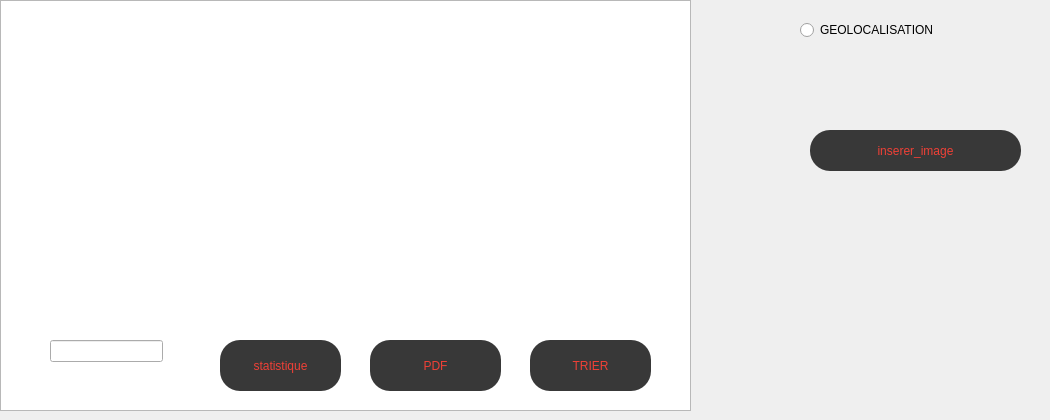
     <widget class="QWidget" name="tab_8">
      <attribute name="title">
       <string>Afficher</string>
      </attribute>
      <widget class="QTableView" name="tab_employe">
       <property name="geometry">
        <rect>
         <x>0</x>
         <y>0</y>
         <width>691</width>
         <height>411</height>
        </rect>
       </property>
      </widget>
      <widget class="QPushButton" name="button_trier">
       <property name="geometry">
        <rect>
         <x>530</x>
         <y>340</y>
         <width>121</width>
         <height>51</height>
        </rect>
       </property>
       <property name="styleSheet">
        <string notr="true">QPushButton
{
border-radius: 20px;
color: rgb(239, 64, 54);
background-color: rgba(56, 56, 56);
}
QPushButton:hover
{
color: rgb(56, 56, 56);
background-color: rgb(239, 64, 54);
}</string>
       </property>
       <property name="text">
        <string>TRIER</string>
       </property>
      </widget>
      <widget class="QPushButton" name="pdf">
       <property name="geometry">
        <rect>
         <x>370</x>
         <y>340</y>
         <width>131</width>
         <height>51</height>
        </rect>
       </property>
       <property name="styleSheet">
        <string notr="true">QPushButton
{
border-radius: 20px;
color: rgb(239, 64, 54);
background-color: rgba(56, 56, 56);
}
QPushButton:hover
{
color: rgb(56, 56, 56);
background-color: rgb(239, 64, 54);
}
</string>
       </property>
       <property name="text">
        <string>PDF</string>
       </property>
      </widget>
      <widget class="QLabel" name="IMG_Added">
       <property name="geometry">
        <rect>
         <x>760</x>
         <y>190</y>
         <width>281</width>
         <height>201</height>
        </rect>
       </property>
       <property name="text">
        <string/>
       </property>
      </widget>
      <widget class="QPushButton" name="image">
       <property name="geometry">
        <rect>
         <x>810</x>
         <y>130</y>
         <width>211</width>
         <height>41</height>
        </rect>
       </property>
       <property name="styleSheet">
        <string notr="true">QPushButton
{
border-radius: 20px;
color: rgb(239, 64, 54);
background-color: rgba(56, 56, 56);
}
QPushButton:hover
{
color: rgb(56, 56, 56);
background-color: rgb(239, 64, 54);
}</string>
       </property>
       <property name="text">
        <string>inserer_image</string>
       </property>
      </widget>
      <widget class="QRadioButton" name="radioButton">
       <property name="geometry">
        <rect>
         <x>800</x>
         <y>20</y>
         <width>201</width>
         <height>20</height>
        </rect>
       </property>
       <property name="text">
        <string>GEOLOCALISATION</string>
       </property>
      </widget>
      <widget class="QPushButton" name="stat">
       <property name="geometry">
        <rect>
         <x>220</x>
         <y>340</y>
         <width>121</width>
         <height>51</height>
        </rect>
       </property>
       <property name="styleSheet">
        <string notr="true">QPushButton
{
border-radius: 20px;
color: rgb(239, 64, 54);
background-color: rgba(56, 56, 56);
}
QPushButton:hover
{
color: rgb(56, 56, 56);
background-color: rgb(239, 64, 54);
}</string>
       </property>
       <property name="text">
        <string>statistique</string>
       </property>
      </widget>
      <widget class="QLineEdit" name="recherche">
       <property name="geometry">
        <rect>
         <x>50</x>
         <y>340</y>
         <width>113</width>
         <height>22</height>
        </rect>
       </property>
       <property name="styleSheet">
        <string notr="true">QPushButton
{
border-radius: 20px;
color: rgb(239, 64, 54);
background-color: rgba(56, 56, 56);
}
QPushButton:hover
{
color: rgb(56, 56, 56);
background-color: rgb(239, 64, 54);
}
</string>
       </property>
      </widget>
     </widget>
